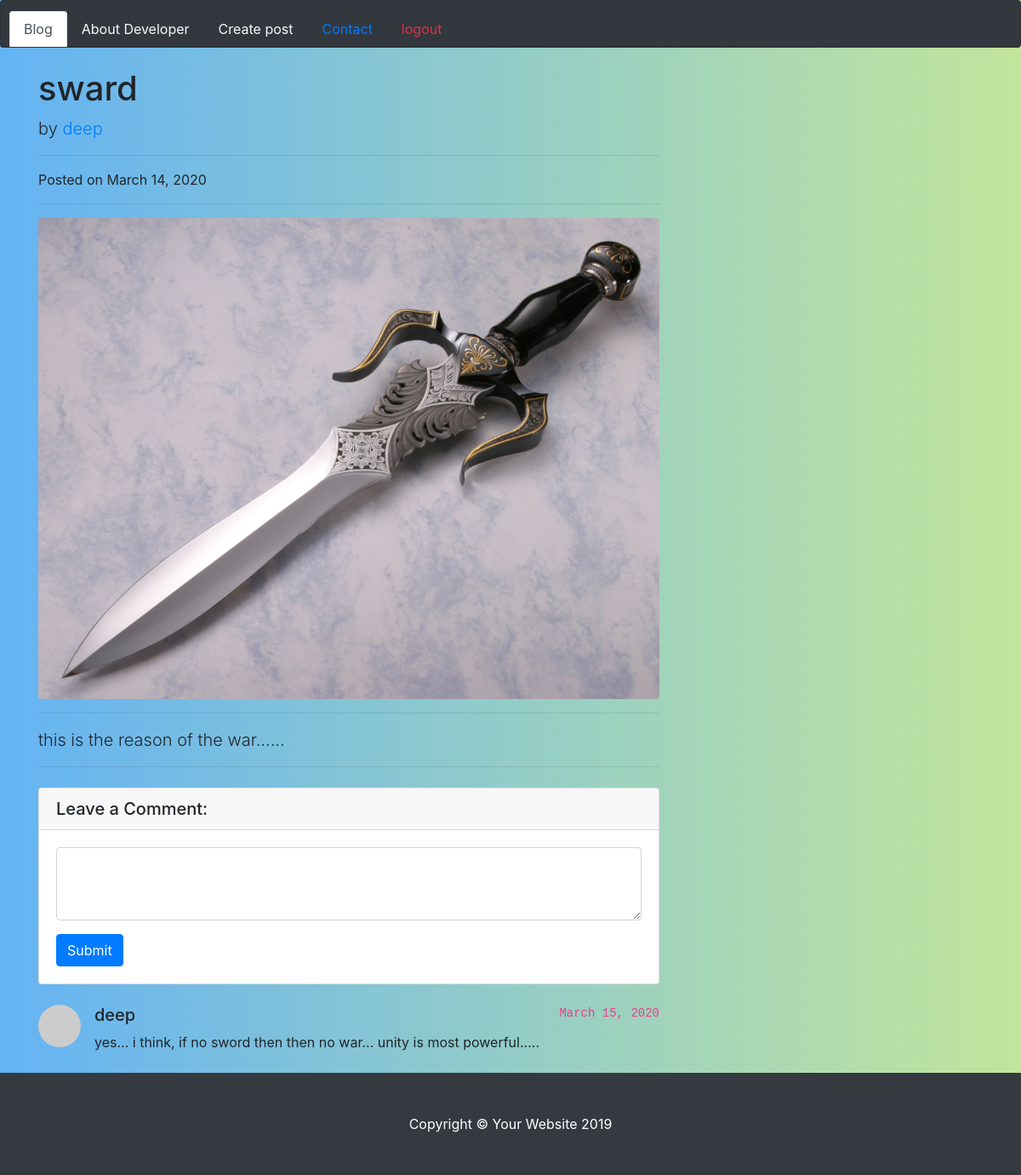
Page /studentbook/readmore/3 on the committed database.
### studentbook/models.py (models this page shows)
class Blog(models.Model):
    user_id=models.ForeignKey(User,on_delete=models.CASCADE)
    image=models.ImageField(upload_to='images/')
    title=models.CharField('Post title',max_length=100)
    description=models.TextField('Post Description')
    posted_date=models.DateField(default=date.today)
    good_name=models.CharField('Good name',max_length=100)

class Coment(models.Model):
    message=models.TextField('Message')
    date_comment = models.DateField(default=date.today)
    user_id= models.ForeignKey(User,on_delete=models.CASCADE)
    post_id= models.ForeignKey(Blog,on_delete=models.CASCADE)

class User(models.Model):
    username=models.CharField('username',max_length=100)
    email=models.CharField('User email',max_length=100)
    password=models.CharField('User password',max_length=20)

### studentbook/views.py (the view, shortened to what this page needs)
# urls.py: path('readmore/<int:id>',views.readmore,name='readmore'),
def readmore(request,id):
    data=Blog.objects.get(id=id)
    comment= Coment.objects.all().filter(post_id=id)
    return render(request,'studentbook/readmore.html',{'data':data,'comments':comment})

### studentbook/templates/studentbook/readmore.html (shortened to what this page needs)
<!DOCTYPE html>
<html lang="en">
<head>
  <link rel="stylesheet" href="https://stackpath.bootstrapcdn.com/bootstrap/4.3.1/css/bootstrap.min.css">
</head>
<body>
    {% include 'studentbook/header.html' %}
  <div class="container">
    <div class="row">
      <div class="col-lg-8">
        <h1 class="mt-4">{{ data.title }}</h1>
        <p class="lead">
          by
          <a href="#">{{ data.good_name }}</a>
        </p>
        <hr>
        <p>Posted on {{ data.posted_date }}</p>
        <hr>
        <img class="img-fluid rounded" src="{{ data.image.url }}" alt="">
        <hr>
        <p class="lead">{{ data.description }}</p>
        <hr>
        <div class="card my-4">
          <h5 class="card-header">Leave a Comment:</h5>
          <div class="card-body">
            <form method="POST" action="{% url 'readmore' data.id %}">
              <div class="form-group">
                <textarea class="form-control" rows="3"name="message"></textarea>
              </div>
              <button type="submit" class="btn btn-primary">Submit</button>
            </form>
          </div>
        </div>
        {% for com in comments %}
        <div class="media mb-4">
          <img class="d-flex mr-3 rounded-circle" src="http://placehold.it/50x50" alt="">
          <div class="media-body">
            <h5 class="mt-0">{{ com.user_id.username }}</h5>
            {{ com.message }}
          </div>
          <code> {{ com.date_comment }}</code>
        </div>
       {% endfor %}
        </div>
      </div>
      </div>
  <footer class="py-5 bg-dark">
    <div class="container">
      <p class="m-0 text-center text-white">Copyright &copy; Your Website 2019</p>
    </div>
  </footer>
</body>
</html>

### studentbook/templates/studentbook/header.html (shortened to what this page needs)
<!DOCTYPE html>
<html lang="en">
<head>
    <link rel="stylesheet" href="https://stackpath.bootstrapcdn.com/bootstrap/4.4.1/css/bootstrap.min.css">
</head>
<body>
    <div class="card text-center bg-dark">
        <div class="card-header">
          <ul class="nav nav-tabs card-header-tabs">
            <li class="nav-item">
              <a class="nav-link active " href="#">Blog</a>
            </li>
            <li class="nav-item">
              <a class="nav-link text-light" href="{% url 'developer' %}">About Developer</a>
            </li>
            <li class="nav-item">
              <a class="nav-link text-light" href="{% url 'create_post' %}">Create post</a>
            </li>
            <li class="nav-item">
              <a class="nav-link text-primary" href="#" tabindex="-1" >Contact</a>
            </li>
            <li class="nav-item">
              <a class="nav-link text-danger" href="{% url 'logout' %}" tabindex="-1" >logout</a>
            </li>
          </ul>
        </div>
      </div>

### studentbook/templates/studentbook/readmore.html (style rules this page uses)
body { background: #c2e59c; background: -webkit-linear-gradient(to right, #64b3f4, #c2e59c); background: linear-gradient(to right, #64b3f4, #c2e59c); }

### studentbook/templates/studentbook/header.html (style rules this page uses)
body { background: #c2e59c; background: -webkit-linear-gradient(to right, #64b3f4, #c2e59c); background: linear-gradient(to right, #64b3f4, #c2e59c); }

### rows in the picture
Blog: title "sward", good_name "deep", posted_date "March 14, 2020", image (picture), description "this is the reason of the war......"
Coment: user_id.username "deep", message "yes... i think, if no sword then then no war... unity is most powerful.....", date_comment "March 15, 2020"
